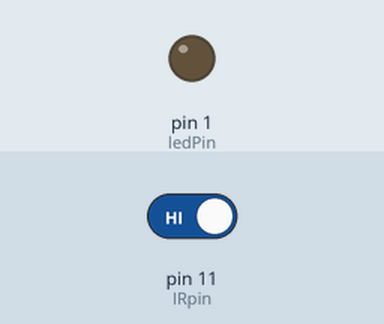
This sketch was run on a simulated Arduino Uno, built with avr-gcc and run on an emulated ATmega328P. On the bench: output pins drawn as LEDs (lit = HIGH). Inputs (shaded band) come from the test bench; at power-on: pin 11 (IRpin) HIGH.

Above: at 1.2 s.
1.3 s: pin 11 (IRpin) driven LOW
At 1.8 s:
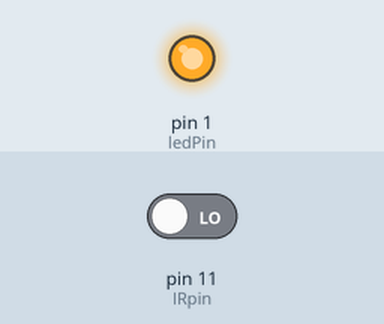
2.8 s: pin 11 (IRpin) driven HIGH
At 4.1 s:
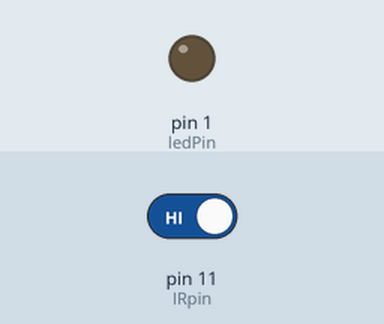
Timing chart, 0 to 5.8 s (numbered marks = the images above; inputs shaded):
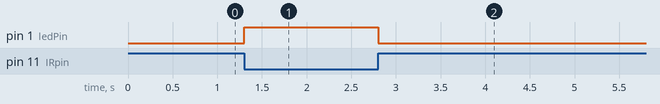

The sketch:

isFull_demo.ino
```cpp
#define IRpin 11
#define ledPin 1

void setup() {
  // put your setup code here, to run once:
  pinMode(IRpin,INPUT);
  pinMode(ledPin,OUTPUT);
}

int state = LOW;

void loop() {
  // put your main code here, to run repeatedly:


  if(isFull()){
    state = HIGH;
  }
  else {
    state = LOW;
  }
  digitalWrite(ledPin, state);
}

bool isFull() {
  return digitalRead(IRpin) == 0;
}
```

Measured:
- after the input at 1.3 s, pin 1 (ledPin): LOW → HIGH at once
- after the input at 2.8 s, pin 1 (ledPin): HIGH → LOW at once
